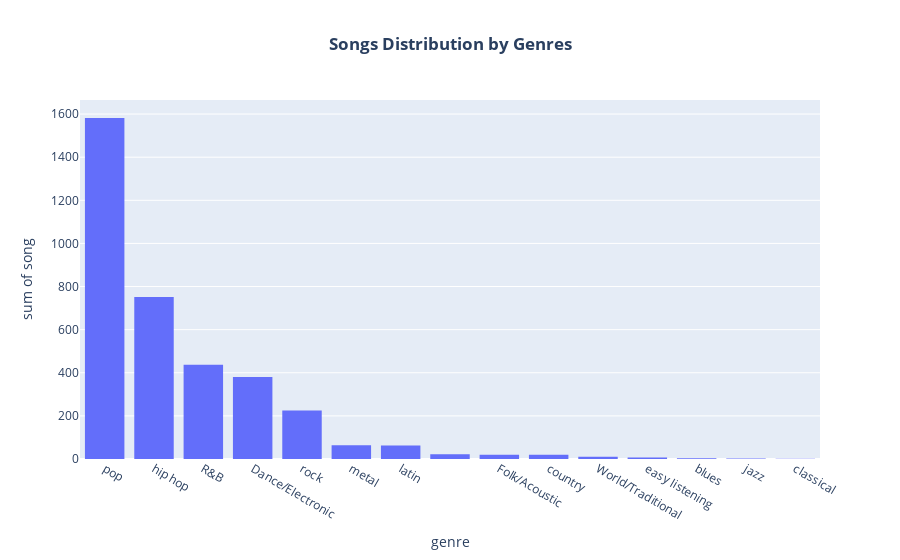

This figure's notebook cell:
### Code cell
#Song Distribution by Genres
fig=px.histogram(data.groupby('genre',as_index=False)
                 .count()
                 .sort_values(by='song',ascending=False)
                 ,x='genre',y='song'
                 ,title='<b>Songs Distribution by Genres</b>')
fig.update_layout(title_x=0.5)

### Figure 1 — Plotly figure (JSON) as saved in the notebook; plotly's stock layout.template omitted (floating-point values rounded to 4 significant figures)
{"data": [{"alignmentgroup": "True", "bingroup": "x", "histfunc": "sum", "hovertemplate": "genre=%{x}<br>sum of song=%{y}<extra></extra>", "legendgroup": "", "marker": {"color": "#636efa", "pattern": {"shape": ""}}, "name": "", "offsetgroup": "", "orientation": "v", "showlegend": false, "type": "histogram", "x": ["pop", "hip hop", "R&B", "Dance/Electronic", "rock", "metal", "latin", "", "Folk/Acoustic", "country", "World/Traditional", "easy listening", "blues", "jazz", "classical"], "xaxis": "x", "y": [1582, 751, 437, 380, 225, 64, 63, 22, 20, 20, 10, 7, 4, 2, 1], "yaxis": "y"}], "layout": {"barmode": "relative", "legend": {"tracegroupgap": 0}, "title": {"text": "<b>Songs Distribution by Genres</b>", "x": 0.5}, "xaxis": {"anchor": "y", "domain": [0, 1], "title": {"text": "genre"}}, "yaxis": {"anchor": "x", "domain": [0, 1], "title": {"text": "sum of song"}}}}
